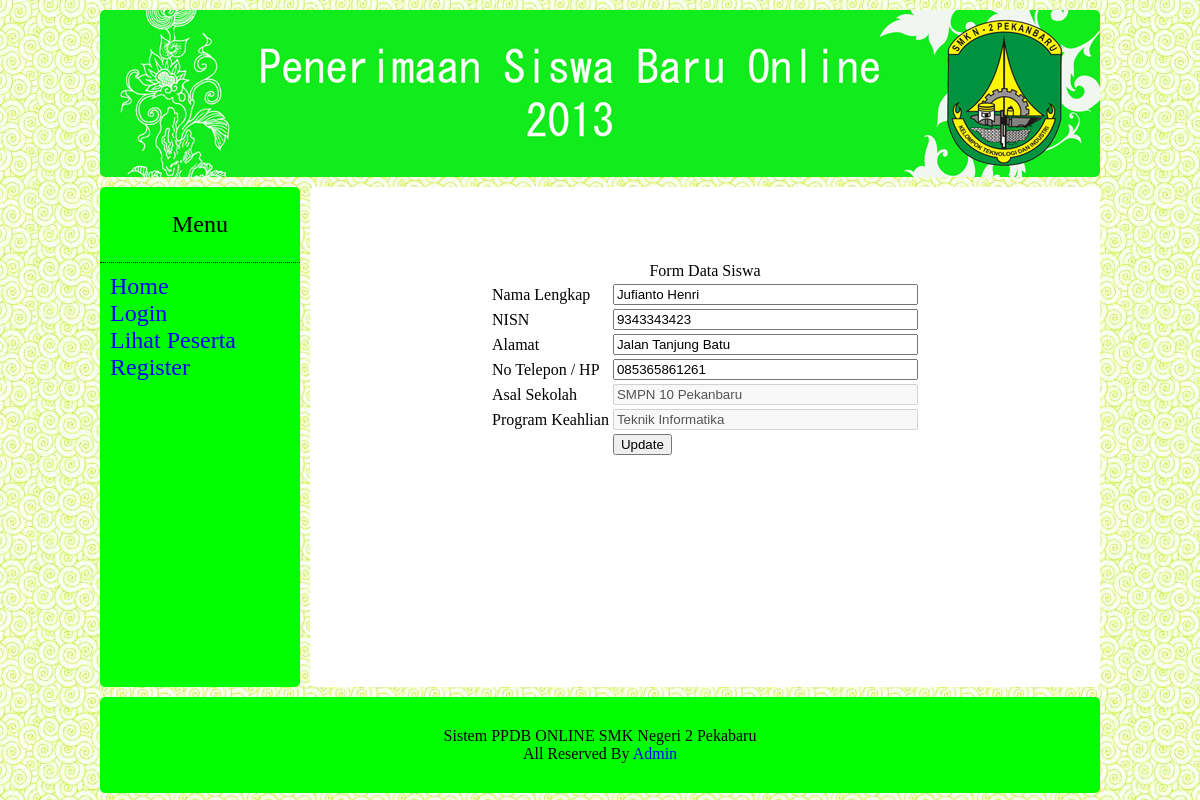
The app's page /update.php?no=2 (signed in) with its own data.
### tables this page shows
CREATE TABLE IF NOT EXISTS `daftar` (
  `no` int(3) NOT NULL,
  `passw` varchar(7) NOT NULL,
  `nama_lengkap` varchar(50) NOT NULL,
  `nisn` varchar(10) NOT NULL,
  `alamat` varchar(250) NOT NULL,
  `no_telp` varchar(12) NOT NULL,
  `sekolah_asal` varchar(20) NOT NULL,
  `keterangan` varchar(20) NOT NULL,
  `prodi` varchar(25) NOT NULL,
  PRIMARY KEY (`no`)
);

### update.php (the view, shortened to what this page needs)
<!DOCTYPE html PUBLIC "-//W3C//DTD XHTML 1.0 Transitional//EN" "http://www.w3.org/TR/xhtml1/DTD/xhtml1-transitional.dtd">
<html xmlns="http://www.w3.org/1999/xhtml">
<head>
<link href="style.css" rel="stylesheet" type="text/css" />
</head>
<body bgcolor="#0066FF">
<center>
<div id="site">
	<div id="header">
	  <img src="image/header_ppdb.jpg"/>
	</div>
	<div id="menu" align="left">
	  <p align="center">Menu</p>
      <ul>
      <li><a href="index.php">Home</a></li>
      <li><a href="login_peserta.php">Login</a></li>
      <li><a href="data2.php">Lihat Peserta</a></li>
	  <li><a href="daftar.php">Register</a></li>
      </ul>
	</div>
    <div id="main">
	<?php if(isset($_COOKIE["ceklogin"])) { ?>
<?php
$no=$_GET['no'];
$query=mysql_query("select * from daftar where no='$no'");
?>
<form action="do_update.php" method="post">
<br><br><br><br>
<table align="center">
<?php
while($row=mysql_fetch_array($query)){
?>
<tr><td colspan="2" align="center">Form Data Siswa</tr>
<tr>
<td>Nama Lengkap</td>
<td><input type="text" name="nama_lengkap" maxlength="30" size="35" value="<?php echo $row['nama_lengkap'];?>"></td>
</tr>
<tr>
<td>NISN</td>
  <td><input type="text" name="nisn" maxlength="10" size="35" value="<?php echo $row['nisn'];?>"></td>
</tr>
<tr>
<td>Alamat</td>
  <td><input type="text" name="alamat" maxlength="250" size="35" value="<?php echo $row['alamat'];?>"></td>
</tr>
<tr>
<td>No Telepon / HP</td>
  <td><input type="text" name="no_telp" maxlength="12" size="35" value="<?php echo $row['no_telp'];?>"></td>
</tr>
<tr>
<td>Asal Sekolah</td>
  <td><input type="text" disabled="disable" name="sekolah_asal" size="35" value="<?php echo $row['sekolah_asal'];?>">
  </td>
</tr>
<tr>
<td>Program Keahlian</td>
  <td><input type="text" disabled="disable" name="prodi" size="35" value="<?php echo $row['prodi'];?>">
  </td>
</tr>
<tr>
<td>&nbsp;</td>
<td><input type="submit" name="submit" value="Update"></td>
</tr>
</table>
</form>
<?php
}
?>
<?php } ?>
    </div>
    <div id="footer">
    Sistem PPDB ONLINE SMK Negeri 2 Pekabaru<br />
    All Reserved By <a href="login.php">Admin</a>
    </div>
</div>
</center>
</body>
</html>

### style.css (style rules this page uses)
body { background:url(image/3.jpg); }
#site { float:inherit; width:1000px; font-family:"Palatino Linotype","tahoma"; }
#header { float:inherit; margin-top:30px; width:auto; margin-bottom:10px; margin-top:10px; border-radius:5px; -moz-border-radius:5px; overflow:hidden; }
#menu { background-color:#0F0; height:500px; width:200px; float:left; border-radius:5px; -moz-border-radius:5px; margin-bottom:10px; font-family:"Palatino Linotype","tahoma"; font-size:24px; }
#footer { background-color:#0F0; float:none; width:940px; clear:both; border-radius:5px; -moz-border-radius:5px; padding:30px; fixed; }
#main { width:790px; background-color:#FFF; height:500px; float:left; margin-left:10px; border-radius:5px; -moz-border-radius:5px; overflow:scroll; }
#menu ul { list-style-type:none; margin:0px; padding:10px; border-top-style:dotted; border-top-width:thin; }
a:link { color:blue; text-decoration:none; }

### records on screen
daftar: nama_lengkap "Jufianto Henri", nisn "9343343423", alamat "Jalan Tanjung Batu", no_telp "085365861261", sekolah_asal "SMPN 10 Pekanbaru", prodi "Teknik Informatika"
